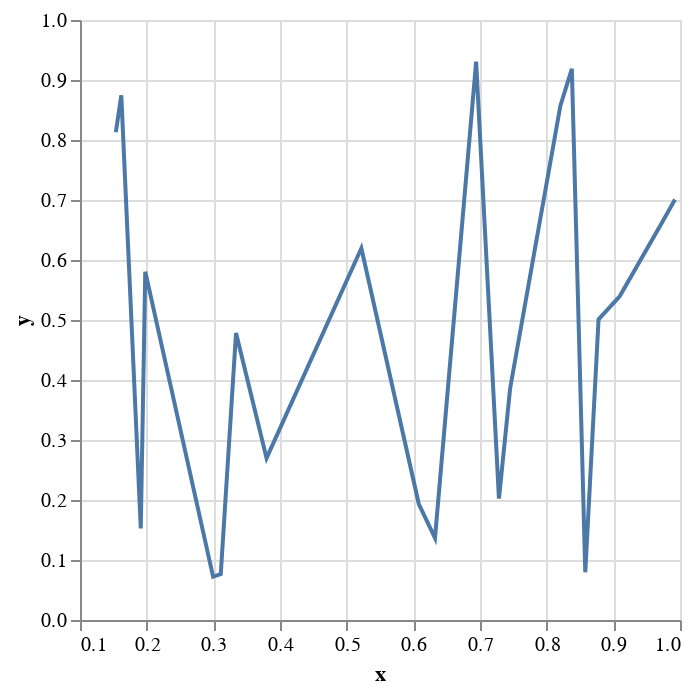

Write notebook code for a chart like this one.
### Code cell
lineplot(df,x_col =:x,y_col=:y)

### Figure 1 — Vega-Lite specification as saved in the notebook (floating-point values rounded to 4 significant figures)
{"data": {"values": [{"x": 0.162, "y": 0.8745, "z": "C"}, {"x": 0.1979, "y": 0.5806, "z": "A"}, {"x": 0.5221, "y": 0.6196, "z": "B"}, {"x": 0.3111, "y": 0.07645, "z": "A"}, {"x": 0.1537, "y": 0.8128, "z": "C"}, {"x": 0.334, "y": 0.4782, "z": "B"}, {"x": 0.8778, "y": 0.501, "z": "B"}, {"x": 0.9746, "y": 0.6655, "z": "A"}, {"x": 0.9924, "y": 0.7009, "z": "B"}, {"x": 0.3798, "y": 0.2698, "z": "C"}, {"x": 0.8579, "y": 0.07951, "z": "C"}, {"x": 0.6942, "y": 0.9305, "z": "B"}, {"x": 0.6325, "y": 0.1368, "z": "C"}, {"x": 0.8206, "y": 0.8572, "z": "A"}, {"x": 0.7452, "y": 0.3859, "z": "B"}, {"x": 0.2997, "y": 0.07221, "z": "A"}, {"x": 0.9095, "y": 0.5396, "z": "B"}, {"x": 0.6082, "y": 0.1933, "z": "B"}, {"x": 0.1911, "y": 0.1525, "z": "B"}, {"x": 0.7284, "y": 0.2023, "z": "A"}, {"x": 0.8378, "y": 0.9186, "z": "B"}]}, "encoding": {"x": {"field": "x", "type": "quantitative"}, "y": {"field": "y", "type": "quantitative"}}, "mark": "line"}
